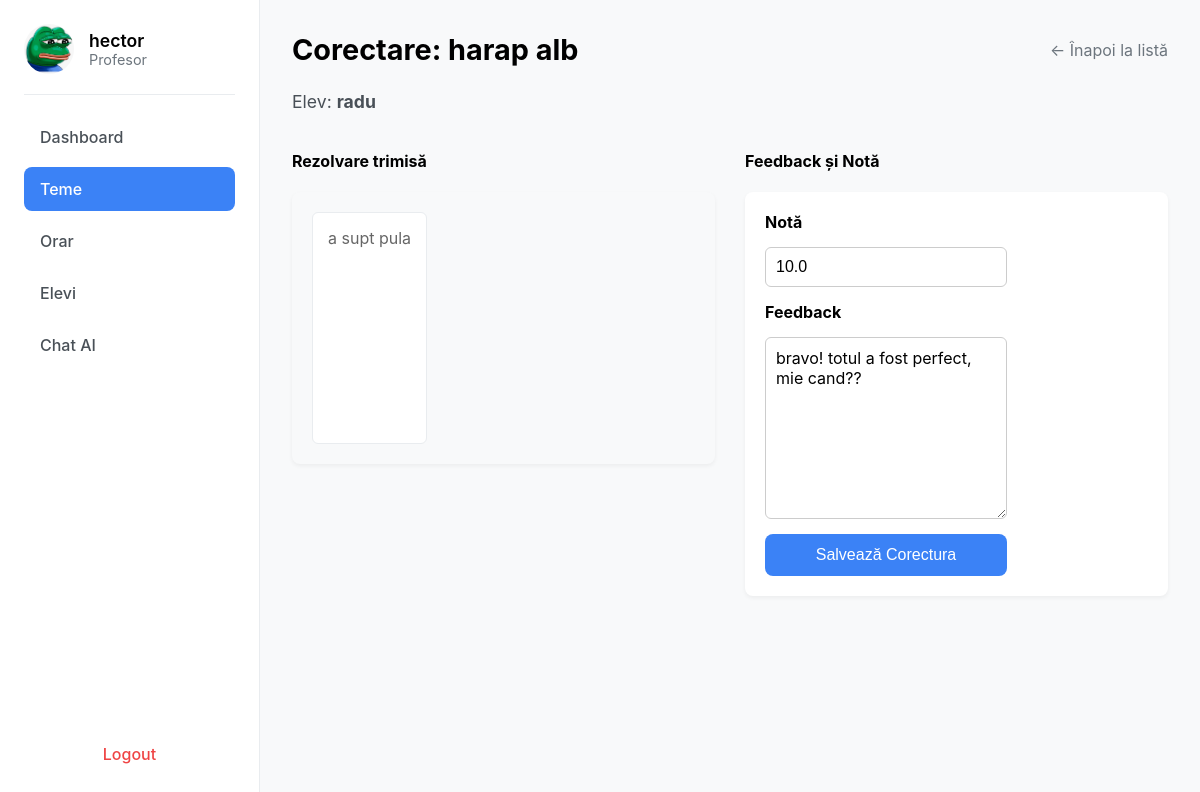
Page /corectare/2 (signed in) on the committed database.
### app/models.py (models this page shows, shortened)
class User(db.Model, UserMixin):
    __tablename__ = 'user'
    id = db.Column(db.Integer, primary_key=True)
    name = db.Column(db.String(100), nullable=False)
    email = db.Column(db.String(150), unique=True, nullable=False)
    password_hash = db.Column(db.String(256), nullable=False)  # Am mărit la 256 pentru siguranță
    role = db.Column(db.String(20), nullable=False)  # 'student', 'professor', 'parent'
    student = db.relationship('Student', back_populates='user', uselist=False)
    professor = db.relationship('Professor', back_populates='user', uselist=False)
    parent = db.relationship('Parent', back_populates='user', uselist=False)

class Assignment(db.Model):
    __tablename__ = 'assignment'
    id = db.Column(db.Integer, primary_key=True)
    teacher_id = db.Column(db.Integer, db.ForeignKey('professor.id'), nullable=False)
    subject_id = db.Column(db.Integer, db.ForeignKey('subject.id'), nullable=False)  # 'id_materie FK'
    title = db.Column(db.String(150), nullable=False)
    description = db.Column(db.Text, nullable=True)
    created_at = db.Column(db.DateTime, default=datetime.utcnow)
    due_date = db.Column(db.DateTime, nullable=True)  # Data limită
    teacher = db.relationship('Professor', back_populates='assignments')
    subject = db.relationship('Subject', back_populates='assignments')
    submissions = db.relationship('Submission', back_populates='assignment')

class Submission(db.Model):
    __tablename__ = 'submission'
    id = db.Column(db.Integer, primary_key=True)
    assignment_id = db.Column(db.Integer, db.ForeignKey('assignment.id'), nullable=False)
    student_id = db.Column(db.Integer, db.ForeignKey('student.id'), nullable=False)
    content = db.Column(db.Text, nullable=True)  # Rezolvarea elevului (poate fi goală inițial)
    status = db.Column(db.String(50), nullable=False, default='Nefăcut')  # ex: Nefăcut, Trimis, Corectat
    submitted_at = db.Column(db.DateTime, nullable=True)  # Se setează doar la trimitere
    assignment = db.relationship('Assignment', back_populates='submissions')
    student = db.relationship('Student', back_populates='submissions')
    feedback = db.relationship('Feedback', back_populates='submission', uselist=False,
                               cascade="all, delete-orphan")  # Relație unu-la-unu

class Feedback(db.Model):
    __tablename__ = 'feedback'
    id = db.Column(db.Integer, primary_key=True)
    submission_id = db.Column(db.Integer, db.ForeignKey('submission.id'), unique=True, nullable=False)
    grade = db.Column(db.String(10), nullable=True)  # Nota (ex: 10, 7.5, "A+")
    feedback_text = db.Column(db.Text, nullable=True)  # Feedback-ul profesorului
    created_at = db.Column(db.DateTime, default=datetime.utcnow)
    submission = db.relationship('Submission', back_populates='feedback')
    ai_reports = db.relationship('AIReport', back_populates='feedback', cascade="all, delete-orphan")

### app/routes.py (the view, shortened to what this page needs)
@bp.route("/corectare/<int:id_submission>", methods=["GET", "POST"])
@login_required
def corectare_tema(id_submission):
    if current_user.role != "Profesor":
        flash("Acces nepermis.", "error")
        return redirect(url_for("main.home"))
    submission = Submission.query.get_or_404(id_submission)
    if not submission.content or submission.content.strip() == "":
        flash("Atenție: Elevul nu a furnizat un răspuns text pentru această temă.", "warning")
    return render_template("corectare_tema.html", user=current_user, submission=submission)

### app/__init__.py (called while the page is built)
def create_app():
    app = Flask(__name__)
    app.secret_key = "secret123"  # schimbă cu ceva sigur
    app.config['SQLALCHEMY_DATABASE_URI'] = 'sqlite:///users.db'
    app.config['SQLALCHEMY_TRACK_MODIFICATIONS'] = False
    db.init_app(app)
    login_manager.init_app(app)
    from .routes import bp
    app.register_blueprint(bp)
    from .models import User  # import modelul User
    @login_manager.user_loader
    def user_loader(user_id):
        try:
            return User.query.get(int(user_id))
        except ValueError:
            return None
    with app.app_context():
        db.create_all()
    return app

### app/templates/corectare_tema.html (shortened to what this page needs)
{% extends "base.html" %}
{% block content %}
<div class="sidebar">
    <div class="profile">
        <img src="{{ url_for('static', filename='images/images.jpeg') }}" alt="Profile">
        <div>
            <h3>{{ user.name }}</h3>
            <p>{{ user.role }}</p>
        </div>
    </div>
    <ul class="menu">
        <li><a href="{{ url_for('main.home') }}">Dashboard</a></li>
        <li class="active"><a href="{{ url_for('main.teme_profesor') }}">Teme</a></li>
        <li><a href="{{ url_for('main.orar') }}">Orar</a></li>
        <li><a href="#">Elevi</a></li>
        <li><a href="{{ url_for('main.chat_page') }}" target="_blank">Chat AI</a></li>
    </ul>
    <a class="logout" href="{{ url_for('main.logout') }}">Logout</a>
</div>
<div class="main">
    <div class="header">
        <h2>Corectare: {{ submission.assignment.title }}</h2>
        <a href="{{ url_for('main.detaliu_tema_profesor', id_tema=submission.assignment_id) }}" style="text-decoration: none; color: #6c757d;">&larr; Înapoi la listă</a>
    </div>
    <p style="font-size: 1.1rem; color: #495057;">Elev: <strong>{{ submission.student.user.name }}</strong></p>
    <div style="display: flex; gap: 30px;">
        <div style="flex: 1;">
            <h4>Rezolvare trimisă</h4>
            <div class="assignment-card" style="background: #f8f9fa;">
                 <p style="white-space: pre-wrap; background: #fff; padding: 15px; border-radius: 6px; border: 1px solid #e9ecef; min-height: 200px;">{{ submission.content }}</p>
            </div>
        </div>
        <div style="flex: 1;">
            <h4>Feedback și Notă</h4>
            <div class="assignment-card">
                <form method="post">
                    <div style="display: flex; flex-direction: column; gap: 15px;">
                        <label for="grade" style="font-weight: bold;">Notă</label>
                        <input type="text" id="grade" name="grade"
                               value="{{ submission.feedback.grade if submission.feedback else '' }}"
                               placeholder="ex: 10" required
                               style="padding: 10px; border: 1px solid #ccc; border-radius: 6px; font-size: 1rem;">
                        <label for="feedback_text" style="font-weight: bold;">Feedback</label>
                        <textarea id="feedback_text" name="feedback_text" rows="8" required
                                  placeholder="Scrie aici feedback-ul pentru elev..."
                                  style="padding: 10px; border: 1px solid #ccc; border-radius: 6px; font-size: 1rem; font-family: inherit;">{{ submission.feedback.feedback_text if submission.feedback else '' }}</textarea>
                        <button type="submit" class="primary-action" style="background-color: #3b82f6; color: white; border: none; padding: 12px; font-size: 1rem; font-weight: 500; border-radius: 8px; cursor: pointer;">
                            Salvează Corectura
                        </button>
                    </div>
                </form>
            </div>
        </div>
    </div>
</div>
{% endblock %}

### app/static/css/dashboard.css (style rules this page uses)
body { font-family: -apple-system, BlinkMacSystemFont, "Segoe UI", Roboto, Helvetica, Arial, sans-serif; background-color: #f8f9fa; margin: 0; display: flex; min-height: 100vh; }
.sidebar { width: 260px; background: #ffffff; border-right: 1px solid #e9ecef; display: flex; flex-direction: column; padding: 24px; box-sizing: border-box; }
.main { flex-grow: 1; padding: 32px; background-color: #f8f9fa; }
.profile { display: flex; align-items: center; gap: 15px; padding-bottom: 20px; border-bottom: 1px solid #e9ecef; }
.profile img { width: 50px; height: 50px; border-radius: 50%; }
.profile h3 { margin: 0; font-size: 1.1rem; font-weight: 600; }
.profile p { margin: 0; font-size: 0.9rem; color: #6c757d; }
.menu { list-style: none; padding: 20px 0; margin: 0; flex-grow: 1; }
.menu li { margin-bottom: 8px; }
.menu li a { display: block; padding: 12px 16px; text-decoration: none; color: #495057; font-weight: 500; border-radius: 8px; transition: background-color 0.2s, color 0.2s; }
.menu li.active a { background-color: #3b82f6; color: #ffffff; }
.logout { display: block; padding: 12px 16px; text-decoration: none; color: #ef4444; font-weight: 500; border-radius: 8px; transition: background-color 0.2s; text-align: center; }
.header { display: flex; justify-content: space-between; align-items: center; margin-bottom: 24px; }
.header h2 { margin: 0; font-size: 1.8rem; font-weight: 700; }
.assignment-card { background: #fff; border-radius: 8px; padding: 20px; box-shadow: 0 2px 4px rgba(0,0,0,0.05); display: flex; justify-content: space-between; align-items: center; transition: box-shadow 0.2s; }
.assignment-card p { margin: 0; color: #666; }

### rows in the picture
User: name "hector", role "Profesor"
Assignment: assignment "harap alb"
User: student.user.name "radu"
Submission: content "a supt pula"
Feedback: grade "10.0", feedback_text "bravo! totul a fost perfect, mie cand??"
